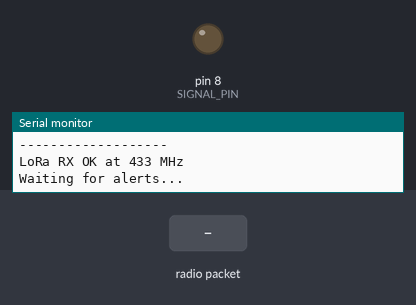
Recording of a sketch running on a simulated Arduino Uno, built with avr-gcc and run on an emulated ATmega328P. On the bench: output pins drawn as LEDs (lit = HIGH), the last lines printed to the serial monitor. The test bench sets the inputs (shaded band). No radio packets arrive unless stated.

Above: at 2.2 s.
2.3 s: radio packet "ALERT:" arrives
At 3.5 s:
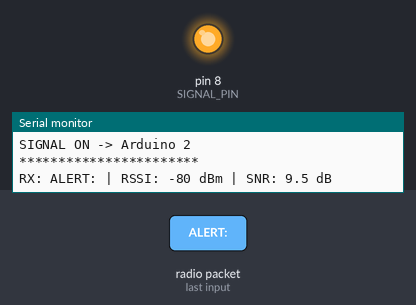
3.8 s: radio packet "BPM=" arrives
5.3 s: radio packet "TEMP=" arrives
Timing chart, 0 to 8.3 s (numbered marks = the images above; inputs shaded):
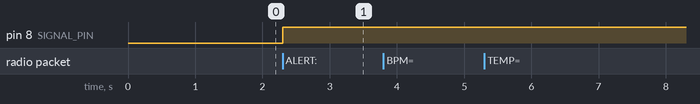

Measured:
- after the input at 2.3 s, pin 8 (SIGNAL_PIN): LOW → HIGH at once

The sketch:

lora-rx-uno-final.ino
```cpp
// Arduino UNO Receiver — LoRa Alert System with LED Indicator
// Receives alerts from pulse oximeter transmitter via RA-02 (SX1278) 433 MHz
//
// Wiring: RA-02 Module -> Arduino UNO
// -----------------------------------------
// VCC   -> 3.3V (NOT 5V! Module is 3.3V only)
// GND   -> GND
// NSS   -> D10 (SS)
// MOSI  -> D11 (hardware SPI)
// MISO  -> D12 (hardware SPI)
// SCK   -> D13 (hardware SPI)
// RST   -> D9
// DIO0  -> D2
//
// Wiring: Signal to Arduino 2
// -----------------------------------------
// D8 (OUTPUT) -> Arduino 2 D8 (INPUT)
// GND         -> Arduino 2 GND (common ground required!)
//
// NOTE: SX1278 is NOT 5V tolerant on VCC!
//       SPI pins can tolerate 5V, but for safety consider level shifters.
//       Arduino UNO's 3.3V pin can supply ~50mA, which is fine for RX-only.

#include <SPI.h>
#include <LoRa.h>

// ============ PIN DEFINITIONS ============
#define LORA_SS    10
#define LORA_RST   9
#define LORA_DIO0  2

#define SIGNAL_PIN  8   // Signal output to Arduino 2

// ============ CONSTANTS ============
const long LORA_FREQ = 433E6;

// ============ STATE VARIABLES ============
bool alertActive = false;

// Received data storage
int receivedBPM = 0;
int receivedTemp = 0;
String alertType = "";

// ============ SETUP ============
void setup() {
  pinMode(SIGNAL_PIN, OUTPUT);
  digitalWrite(SIGNAL_PIN, LOW);

  Serial.begin(9600);
  delay(1000);

  Serial.println(F("LoRa Alert Receiver"));
  Serial.println(F("-------------------"));

  // Configure LoRa pins
  LoRa.setPins(LORA_SS, LORA_RST, LORA_DIO0);

  // Initialize LoRa
  if (!LoRa.begin(LORA_FREQ)) {
    Serial.println(F("ERROR: LoRa init failed!"));
    Serial.println(F("Check: wiring, antenna, power"));
    // Signal error rapidly to indicate issue
    while (1) {
      digitalWrite(SIGNAL_PIN, HIGH);
      delay(100);
      digitalWrite(SIGNAL_PIN, LOW);
      delay(100);
    }
  }

  // Configure radio parameters - MUST match transmitter!
  LoRa.setSpreadingFactor(10);
  LoRa.setSignalBandwidth(125E3);
  LoRa.setCodingRate4(8);
  LoRa.enableCrc();
  LoRa.setSyncWord(0x12);

  Serial.println(F("LoRa RX OK at 433 MHz"));
  Serial.println(F("Waiting for alerts..."));
  Serial.println();

}

// ============ MAIN LOOP (NON-BLOCKING) ============
void loop() {
  // Check for incoming LoRa packets (non-blocking)
  checkLoRa();
}

// ============ CHECK LORA PACKETS (NON-BLOCKING) ============
void checkLoRa() {
  int packetSize = LoRa.parsePacket();

  if (packetSize) {
    // Read the incoming packet
    String incoming = "";
    while (LoRa.available()) {
      incoming += (char)LoRa.read();
    }

    // Get signal quality
    int rssi = LoRa.packetRssi();
    float snr = LoRa.packetSnr();

    // Process the message
    processMessage(incoming);

    // Print debug info
    Serial.print(F("RX: "));
    Serial.print(incoming);
    Serial.print(F(" | RSSI: "));
    Serial.print(rssi);
    Serial.print(F(" dBm | SNR: "));
    Serial.print(snr, 1);
    Serial.println(F(" dB"));
  }
}

// ============ PROCESS RECEIVED MESSAGE ============
void processMessage(String msg) {
  msg.trim();

  if (msg.startsWith("ALERT:")) {
    // Parse alert message
    alertActive = true;
    alertType = msg.substring(6);  // Remove "ALERT:" prefix

    // Extract BPM if present
    int bpmIdx = alertType.indexOf("BPM=");
    if (bpmIdx >= 0) {
      int endIdx = alertType.indexOf(',', bpmIdx);
      if (endIdx < 0) endIdx = alertType.length();
      receivedBPM = alertType.substring(bpmIdx + 4, endIdx).toInt();
    }

    // Extract TEMP if present
    int tempIdx = alertType.indexOf("TEMP=");
    if (tempIdx >= 0) {
      int endIdx = alertType.indexOf(',', tempIdx);
      if (endIdx < 0) endIdx = alertType.length();
      receivedTemp = alertType.substring(tempIdx + 5, endIdx).toInt();
    }

    // Send HIGH signal to Arduino 2
    digitalWrite(SIGNAL_PIN, HIGH);

    Serial.println();
    Serial.println(F("*** ALERT RECEIVED! ***"));
    if (receivedBPM > 0) {
      Serial.print(F("  High BPM: "));
      Serial.println(receivedBPM);
    }
    if (receivedTemp > 0) {
      Serial.print(F("  High Temp: "));
      Serial.print(receivedTemp);
      Serial.println(F(" C"));
    }
    Serial.println(F("SIGNAL ON -> Arduino 2"));
    Serial.println(F("***********************"));
    Serial.println();

  } else if (msg.equals("CLEAR")) {
    // Alert cleared
    alertActive = false;
    receivedBPM = 0;
    receivedTemp = 0;
    alertType = "";

    // Send LOW signal to Arduino 2
    digitalWrite(SIGNAL_PIN, LOW);

    Serial.println();
    Serial.println(F("=== ALERT CLEARED ==="));
    Serial.println(F("SIGNAL OFF -> Arduino 2"));
    Serial.println();
  }
}
```
